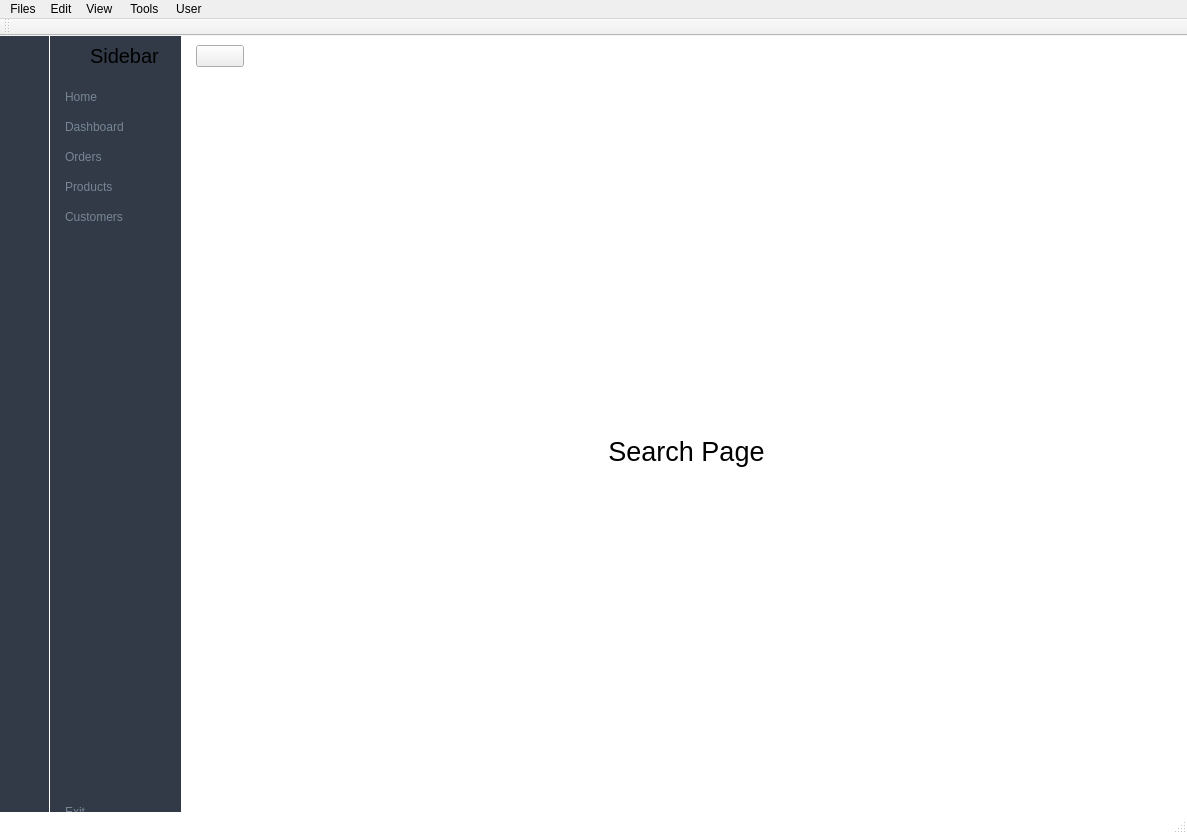
<?xml version="1.0" encoding="UTF-8"?>
<ui version="4.0">
 <class>MainWindow</class>
 <widget class="QMainWindow" name="MainWindow">
  <property name="geometry">
   <rect>
    <x>0</x>
    <y>0</y>
    <width>1187</width>
    <height>834</height>
   </rect>
  </property>
  <property name="windowTitle">
   <string>MainWindow</string>
  </property>
  <property name="styleSheet">
   <string notr="true">/*= Style for mainwindow START
  ==================================================== */
	#MainWindow {
		background-color: #fff;
	}
/*= END
  ==================================================== */

/*= Style for button to change menu style START
  ==================================================== */
	#change_btn {
		padding: 5px;
		border: none;
		width: 30px;
		height: 30px;
	}
/*= END
  ==================================================== */

/*= Style for header widget START
  ==================================================== */
	#widget {
		background-color: #f9fafd;
	}
/*= END
  ==================================================== */

/*= Style for menu with icon only START
  ==================================================== */
  	/* style for widget */
	#icon_only_widget {
		background-color: #313a46;
		width:50px;
	}

    /* style for QPushButton and QLabel */
	#icon_only_widget QPushButton, QLabel {
		height:50px;
		border:none;
		/* border-bottom: 1px solid #b0b0b0; */
	}

	#icon_only_widget QPushButton:hover {
		background-color: rgba( 86, 101, 115, 0.5);
	}

	/* style for logo image */
	#logo_label_1 {
		padding: 5px
	}
/*= END
  ==================================================== */

/*= Style for menu with icon and text START
  ==================================================== */
	/* style for widget */
	#full_menu_widget {
		background-color: #313a46;
	}

	/* style for QPushButton */
	#full_menu_widget QPushButton {
		border:none;
		border-radius: 3px;
		text-align: left;
		padding: 8px 0 8px 15px;
		color: #788596;
	}

	#full_menu_widget QPushButton:hover {
		background-color: rgba( 86, 101, 115, 0.5);
	}

	#full_menu_widget QPushButton:checked {
		color: #fff;
	}

	/* style for logo image */
	#logo_label_2 {
		padding: 5px;
		color: #fff;
	}

	/* style for APP title */
	#logo_label_3 {
		padding-right: 10px;
		color: #fff;
	}
/*= END
  ==================================================== */

/*= Style for search button START
  ==================================================== */
	#search_btn {
		border: none;
	}
/*= END
  ==================================================== */

/*= Style for search input START
  ==================================================== */
	#search_input {
		border: none;
		padding: 5px 10px;
	}

	#search_input:focus {
		background-color: #70B9FE;
	}
/*= END
  ==================================================== */

/*= Style for user information button START
  ==================================================== */
	#user_btn {
		border: none;
	}
/*= END
  ==================================================== */</string>
  </property>
  <widget class="QWidget" name="centralwidget">
   <widget class="QWidget" name="icon_only_widget" native="true">
    <property name="geometry">
     <rect>
      <x>-2</x>
      <y>0</y>
      <width>51</width>
      <height>791</height>
     </rect>
    </property>
    <layout class="QVBoxLayout" name="verticalLayout_6">
     <property name="spacing">
      <number>0</number>
     </property>
     <property name="leftMargin">
      <number>0</number>
     </property>
     <property name="topMargin">
      <number>0</number>
     </property>
     <property name="rightMargin">
      <number>0</number>
     </property>
     <property name="bottomMargin">
      <number>0</number>
     </property>
     <item>
      <layout class="QHBoxLayout" name="horizontalLayout_5">
       <item>
        <widget class="QLabel" name="logo_label_4">
         <property name="minimumSize">
          <size>
           <width>50</width>
           <height>50</height>
          </size>
         </property>
         <property name="maximumSize">
          <size>
           <width>50</width>
           <height>50</height>
          </size>
         </property>
         <property name="text">
          <string/>
         </property>
         <property name="pixmap">
          <pixmap resource="../../../Downloads/Compressed/PyQt5-Video-Book-main/#010_sidebar/resource.qrc">:/icon/icon/Logo.png</pixmap>
         </property>
         <property name="scaledContents">
          <bool>true</bool>
         </property>
        </widget>
       </item>
      </layout>
     </item>
     <item>
      <layout class="QVBoxLayout" name="verticalLayout_7">
       <property name="spacing">
        <number>0</number>
       </property>
       <item>
        <widget class="QPushButton" name="home_btn_3">
         <property name="text">
          <string/>
         </property>
         <property name="icon">
          <iconset resource="../../../Downloads/Compressed/PyQt5-Video-Book-main/#010_sidebar/resource.qrc">
           <normaloff>:/icon/icon/home-4-32.ico</normaloff>
           <normalon>:/icon/icon/home-4-48.ico</normalon>:/icon/icon/home-4-32.ico</iconset>
         </property>
         <property name="iconSize">
          <size>
           <width>20</width>
           <height>20</height>
          </size>
         </property>
         <property name="checkable">
          <bool>true</bool>
         </property>
         <property name="autoExclusive">
          <bool>true</bool>
         </property>
        </widget>
       </item>
       <item>
        <widget class="QPushButton" name="dashborad_btn_3">
         <property name="text">
          <string/>
         </property>
         <property name="icon">
          <iconset resource="../../../Downloads/Compressed/PyQt5-Video-Book-main/#010_sidebar/resource.qrc">
           <normaloff>:/icon/icon/dashboard-5-32.ico</normaloff>
           <normalon>:/icon/icon/dashboard-5-48.ico</normalon>:/icon/icon/dashboard-5-32.ico</iconset>
         </property>
         <property name="iconSize">
          <size>
           <width>20</width>
           <height>20</height>
          </size>
         </property>
         <property name="checkable">
          <bool>true</bool>
         </property>
         <property name="autoExclusive">
          <bool>true</bool>
         </property>
        </widget>
       </item>
       <item>
        <widget class="QPushButton" name="orders_btn_3">
         <property name="text">
          <string/>
         </property>
         <property name="icon">
          <iconset resource="../../../Downloads/Compressed/PyQt5-Video-Book-main/#010_sidebar/resource.qrc">
           <normaloff>:/icon/icon/activity-feed-32.ico</normaloff>
           <normalon>:/icon/icon/activity-feed-48.ico</normalon>:/icon/icon/activity-feed-32.ico</iconset>
         </property>
         <property name="iconSize">
          <size>
           <width>20</width>
           <height>20</height>
          </size>
         </property>
         <property name="checkable">
          <bool>true</bool>
         </property>
         <property name="autoExclusive">
          <bool>true</bool>
         </property>
        </widget>
       </item>
       <item>
        <widget class="QPushButton" name="products_btn_3">
         <property name="text">
          <string/>
         </property>
         <property name="icon">
          <iconset resource="../../../Downloads/Compressed/PyQt5-Video-Book-main/#010_sidebar/resource.qrc">
           <normaloff>:/icon/icon/product-32.ico</normaloff>
           <normalon>:/icon/icon/product-48.ico</normalon>:/icon/icon/product-32.ico</iconset>
         </property>
         <property name="iconSize">
          <size>
           <width>20</width>
           <height>20</height>
          </size>
         </property>
         <property name="checkable">
          <bool>true</bool>
         </property>
         <property name="autoExclusive">
          <bool>true</bool>
         </property>
        </widget>
       </item>
       <item>
        <widget class="QPushButton" name="customers_btn_3">
         <property name="text">
          <string/>
         </property>
         <property name="icon">
          <iconset resource="../../../Downloads/Compressed/PyQt5-Video-Book-main/#010_sidebar/resource.qrc">
           <normaloff>:/icon/icon/group-32.ico</normaloff>
           <normalon>:/icon/icon/group-48.ico</normalon>:/icon/icon/group-32.ico</iconset>
         </property>
         <property name="iconSize">
          <size>
           <width>20</width>
           <height>20</height>
          </size>
         </property>
         <property name="checkable">
          <bool>true</bool>
         </property>
         <property name="autoExclusive">
          <bool>true</bool>
         </property>
        </widget>
       </item>
      </layout>
     </item>
     <item>
      <spacer name="verticalSpacer_3">
       <property name="orientation">
        <enum>Qt::Vertical</enum>
       </property>
       <property name="sizeHint" stdset="0">
        <size>
         <width>20</width>
         <height>375</height>
        </size>
       </property>
      </spacer>
     </item>
     <item>
      <widget class="QPushButton" name="exit_btn_3">
       <property name="text">
        <string/>
       </property>
       <property name="icon">
        <iconset resource="../../../Downloads/Compressed/PyQt5-Video-Book-main/#010_sidebar/resource.qrc">
         <normaloff>:/icon/icon/close-window-64.ico</normaloff>:/icon/icon/close-window-64.ico</iconset>
       </property>
       <property name="iconSize">
        <size>
         <width>20</width>
         <height>20</height>
        </size>
       </property>
      </widget>
     </item>
    </layout>
   </widget>
   <widget class="QWidget" name="widget_3" native="true">
    <property name="geometry">
     <rect>
      <x>196</x>
      <y>0</y>
      <width>981</width>
      <height>791</height>
     </rect>
    </property>
    <layout class="QVBoxLayout" name="verticalLayout_8">
     <property name="spacing">
      <number>0</number>
     </property>
     <property name="leftMargin">
      <number>0</number>
     </property>
     <property name="topMargin">
      <number>0</number>
     </property>
     <property name="rightMargin">
      <number>0</number>
     </property>
     <property name="bottomMargin">
      <number>0</number>
     </property>
     <item>
      <widget class="QWidget" name="widget_2" native="true">
       <property name="minimumSize">
        <size>
         <width>6</width>
         <height>40</height>
        </size>
       </property>
       <property name="maximumSize">
        <size>
         <width>53</width>
         <height>16777215</height>
        </size>
       </property>
       <layout class="QHBoxLayout" name="horizontalLayout_6">
        <property name="spacing">
         <number>0</number>
        </property>
        <property name="leftMargin">
         <number>0</number>
        </property>
        <property name="topMargin">
         <number>0</number>
        </property>
        <property name="rightMargin">
         <number>9</number>
        </property>
        <property name="bottomMargin">
         <number>0</number>
        </property>
        <item alignment="Qt::AlignLeft|Qt::AlignVCenter">
         <widget class="QPushButton" name="change_btn_2">
          <property name="minimumSize">
           <size>
            <width>48</width>
            <height>0</height>
           </size>
          </property>
          <property name="maximumSize">
           <size>
            <width>83</width>
            <height>16777215</height>
           </size>
          </property>
          <property name="text">
           <string/>
          </property>
          <property name="icon">
           <iconset resource="../../../Downloads/Compressed/PyQt5-Video-Book-main/#010_sidebar/resource.qrc">
            <normaloff>:/icon/icon/menu-4-32.ico</normaloff>:/icon/icon/menu-4-32.ico</iconset>
          </property>
          <property name="iconSize">
           <size>
            <width>14</width>
            <height>14</height>
           </size>
          </property>
          <property name="checkable">
           <bool>true</bool>
          </property>
         </widget>
        </item>
       </layout>
      </widget>
     </item>
     <item>
      <widget class="QStackedWidget" name="stackedWidget_2">
       <property name="currentIndex">
        <number>5</number>
       </property>
       <widget class="QWidget" name="page_8">
        <layout class="QGridLayout" name="gridLayout_9">
         <item row="0" column="0">
          <widget class="QLabel" name="label_11">
           <property name="font">
            <font>
             <pointsize>20</pointsize>
            </font>
           </property>
           <property name="text">
            <string>Home Page</string>
           </property>
           <property name="alignment">
            <set>Qt::AlignCenter</set>
           </property>
          </widget>
         </item>
        </layout>
       </widget>
       <widget class="QWidget" name="page_9">
        <layout class="QGridLayout" name="gridLayout_10">
         <item row="0" column="0">
          <widget class="QLabel" name="label_12">
           <property name="font">
            <font>
             <pointsize>20</pointsize>
            </font>
           </property>
           <property name="text">
            <string>Dashboard Page</string>
           </property>
           <property name="alignment">
            <set>Qt::AlignCenter</set>
           </property>
          </widget>
         </item>
        </layout>
       </widget>
       <widget class="QWidget" name="page_10">
        <layout class="QGridLayout" name="gridLayout_11">
         <item row="0" column="0">
          <widget class="QLabel" name="label_13">
           <property name="font">
            <font>
             <pointsize>20</pointsize>
            </font>
           </property>
           <property name="text">
            <string>Orders Page</string>
           </property>
           <property name="alignment">
            <set>Qt::AlignCenter</set>
           </property>
          </widget>
         </item>
        </layout>
       </widget>
       <widget class="QWidget" name="page_11">
        <layout class="QGridLayout" name="gridLayout_12">
         <item row="0" column="0">
          <widget class="QLabel" name="label_14">
           <property name="font">
            <font>
             <pointsize>20</pointsize>
            </font>
           </property>
           <property name="text">
            <string>Product Page</string>
           </property>
           <property name="alignment">
            <set>Qt::AlignCenter</set>
           </property>
          </widget>
         </item>
        </layout>
       </widget>
       <widget class="QWidget" name="page_12">
        <layout class="QGridLayout" name="gridLayout_13">
         <item row="0" column="0">
          <widget class="QLabel" name="label_15">
           <property name="font">
            <font>
             <pointsize>20</pointsize>
            </font>
           </property>
           <property name="text">
            <string>Customers Page</string>
           </property>
           <property name="alignment">
            <set>Qt::AlignCenter</set>
           </property>
          </widget>
         </item>
        </layout>
       </widget>
       <widget class="QWidget" name="page_13">
        <layout class="QGridLayout" name="gridLayout_14">
         <item row="0" column="0">
          <widget class="QLabel" name="label_16">
           <property name="font">
            <font>
             <pointsize>20</pointsize>
            </font>
           </property>
           <property name="text">
            <string>Search Page</string>
           </property>
           <property name="alignment">
            <set>Qt::AlignCenter</set>
           </property>
          </widget>
         </item>
        </layout>
       </widget>
       <widget class="QWidget" name="page_14">
        <layout class="QGridLayout" name="gridLayout_15">
         <item row="0" column="0">
          <widget class="QLabel" name="label_17">
           <property name="font">
            <font>
             <pointsize>20</pointsize>
            </font>
           </property>
           <property name="text">
            <string>User Page</string>
           </property>
           <property name="alignment">
            <set>Qt::AlignCenter</set>
           </property>
          </widget>
         </item>
        </layout>
       </widget>
      </widget>
     </item>
    </layout>
   </widget>
   <widget class="QWidget" name="full_menu_widget" native="true">
    <property name="geometry">
     <rect>
      <x>50</x>
      <y>0</y>
      <width>131</width>
      <height>791</height>
     </rect>
    </property>
    <layout class="QVBoxLayout" name="verticalLayout_9">
     <item>
      <layout class="QHBoxLayout" name="horizontalLayout_8">
       <property name="spacing">
        <number>0</number>
       </property>
       <item>
        <widget class="QLabel" name="logo_label_5">
         <property name="minimumSize">
          <size>
           <width>40</width>
           <height>40</height>
          </size>
         </property>
         <property name="maximumSize">
          <size>
           <width>40</width>
           <height>40</height>
          </size>
         </property>
         <property name="text">
          <string/>
         </property>
         <property name="pixmap">
          <pixmap resource="../../../Downloads/Compressed/PyQt5-Video-Book-main/#010_sidebar/resource.qrc">:/icon/icon/Logo.png</pixmap>
         </property>
         <property name="scaledContents">
          <bool>true</bool>
         </property>
        </widget>
       </item>
       <item>
        <widget class="QLabel" name="logo_label_6">
         <property name="font">
          <font>
           <pointsize>15</pointsize>
          </font>
         </property>
         <property name="text">
          <string>Sidebar</string>
         </property>
        </widget>
       </item>
      </layout>
     </item>
     <item>
      <layout class="QVBoxLayout" name="verticalLayout_10">
       <property name="spacing">
        <number>0</number>
       </property>
       <item>
        <widget class="QPushButton" name="home_btn_4">
         <property name="text">
          <string>Home</string>
         </property>
         <property name="icon">
          <iconset resource="../../../Downloads/Compressed/PyQt5-Video-Book-main/#010_sidebar/resource.qrc">
           <normaloff>:/icon/icon/home-4-32.ico</normaloff>
           <normalon>:/icon/icon/home-4-48.ico</normalon>:/icon/icon/home-4-32.ico</iconset>
         </property>
         <property name="iconSize">
          <size>
           <width>14</width>
           <height>14</height>
          </size>
         </property>
         <property name="checkable">
          <bool>true</bool>
         </property>
         <property name="autoExclusive">
          <bool>true</bool>
         </property>
        </widget>
       </item>
       <item>
        <widget class="QPushButton" name="dashborad_btn_4">
         <property name="text">
          <string>Dashboard</string>
         </property>
         <property name="icon">
          <iconset resource="../../../Downloads/Compressed/PyQt5-Video-Book-main/#010_sidebar/resource.qrc">
           <normaloff>:/icon/icon/dashboard-5-32.ico</normaloff>
           <normalon>:/icon/icon/dashboard-5-48.ico</normalon>:/icon/icon/dashboard-5-32.ico</iconset>
         </property>
         <property name="iconSize">
          <size>
           <width>14</width>
           <height>14</height>
          </size>
         </property>
         <property name="checkable">
          <bool>true</bool>
         </property>
         <property name="autoExclusive">
          <bool>true</bool>
         </property>
        </widget>
       </item>
       <item>
        <widget class="QPushButton" name="orders_btn_4">
         <property name="text">
          <string>Orders</string>
         </property>
         <property name="icon">
          <iconset resource="../../../Downloads/Compressed/PyQt5-Video-Book-main/#010_sidebar/resource.qrc">
           <normaloff>:/icon/icon/activity-feed-32.ico</normaloff>
           <normalon>:/icon/icon/activity-feed-48.ico</normalon>:/icon/icon/activity-feed-32.ico</iconset>
         </property>
         <property name="iconSize">
          <size>
           <width>14</width>
           <height>14</height>
          </size>
         </property>
         <property name="checkable">
          <bool>true</bool>
         </property>
         <property name="autoExclusive">
          <bool>true</bool>
         </property>
        </widget>
       </item>
       <item>
        <widget class="QPushButton" name="products_btn_4">
         <property name="text">
          <string>Products</string>
         </property>
         <property name="icon">
          <iconset resource="../../../Downloads/Compressed/PyQt5-Video-Book-main/#010_sidebar/resource.qrc">
           <normaloff>:/icon/icon/product-32.ico</normaloff>
           <normalon>:/icon/icon/product-48.ico</normalon>:/icon/icon/product-32.ico</iconset>
         </property>
         <property name="iconSize">
          <size>
           <width>14</width>
           <height>14</height>
          </size>
         </property>
         <property name="checkable">
          <bool>true</bool>
         </property>
         <property name="autoExclusive">
          <bool>true</bool>
         </property>
        </widget>
       </item>
       <item>
        <widget class="QPushButton" name="customers_btn_4">
         <property name="text">
          <string>Customers</string>
         </property>
         <property name="icon">
          <iconset resource="../../../Downloads/Compressed/PyQt5-Video-Book-main/#010_sidebar/resource.qrc">
           <normaloff>:/icon/icon/group-32.ico</normaloff>
           <normalon>:/icon/icon/group-48.ico</normalon>:/icon/icon/group-32.ico</iconset>
         </property>
         <property name="iconSize">
          <size>
           <width>14</width>
           <height>14</height>
          </size>
         </property>
         <property name="checkable">
          <bool>true</bool>
         </property>
         <property name="autoExclusive">
          <bool>true</bool>
         </property>
        </widget>
       </item>
      </layout>
     </item>
     <item>
      <spacer name="verticalSpacer_4">
       <property name="orientation">
        <enum>Qt::Vertical</enum>
       </property>
       <property name="sizeHint" stdset="0">
        <size>
         <width>20</width>
         <height>373</height>
        </size>
       </property>
      </spacer>
     </item>
     <item>
      <widget class="QPushButton" name="exit_btn_4">
       <property name="text">
        <string>Exit</string>
       </property>
       <property name="icon">
        <iconset resource="../../../Downloads/Compressed/PyQt5-Video-Book-main/#010_sidebar/resource.qrc">
         <normaloff>:/icon/icon/close-window-64.ico</normaloff>:/icon/icon/close-window-64.ico</iconset>
       </property>
       <property name="iconSize">
        <size>
         <width>14</width>
         <height>14</height>
        </size>
       </property>
      </widget>
     </item>
    </layout>
   </widget>
  </widget>
  <widget class="QMenuBar" name="menubar">
   <property name="geometry">
    <rect>
     <x>0</x>
     <y>0</y>
     <width>1187</width>
     <height>22</height>
    </rect>
   </property>
   <widget class="QMenu" name="menuFiles">
    <property name="title">
     <string>Files</string>
    </property>
    <addaction name="actionmain"/>
    <addaction name="actionRefresh"/>
    <addaction name="actionImport_Restore_Backup"/>
    <addaction name="actionExport_Save_As"/>
    <addaction name="actionPrint"/>
    <addaction name="separator"/>
    <addaction name="action_Exit_2"/>
   </widget>
   <widget class="QMenu" name="menuEdit">
    <property name="title">
     <string>Edit</string>
    </property>
    <addaction name="actionEdit_Patient"/>
    <addaction name="separator"/>
    <addaction name="actionDelete"/>
    <addaction name="separator"/>
    <addaction name="actionClear_Fields"/>
   </widget>
   <widget class="QMenu" name="menuPrint">
    <property name="title">
     <string>View </string>
    </property>
    <addaction name="actionToggle_Sidebar"/>
    <addaction name="actionToggle_Theme"/>
    <addaction name="actionShow_Dashboard_Widgets"/>
   </widget>
   <widget class="QMenu" name="menuTools">
    <property name="title">
     <string>Tools </string>
    </property>
    <addaction name="actionWhatsApp_Automation"/>
    <addaction name="actionInventory_Report"/>
   </widget>
   <widget class="QMenu" name="menuUser">
    <property name="title">
     <string>User </string>
    </property>
    <addaction name="actionChange_Password"/>
    <addaction name="separator"/>
    <addaction name="action_Logout"/>
   </widget>
   <addaction name="menuFiles"/>
   <addaction name="menuEdit"/>
   <addaction name="menuPrint"/>
   <addaction name="menuTools"/>
   <addaction name="menuUser"/>
  </widget>
  <widget class="QStatusBar" name="statusbar"/>
  <widget class="QToolBar" name="toolBar">
   <property name="windowTitle">
    <string>toolBar</string>
   </property>
   <attribute name="toolBarArea">
    <enum>TopToolBarArea</enum>
   </attribute>
   <attribute name="toolBarBreak">
    <bool>false</bool>
   </attribute>
  </widget>
  <action name="actionmain">
   <property name="text">
    <string>main</string>
   </property>
  </action>
  <action name="actionRefresh">
   <property name="text">
    <string>Refresh</string>
   </property>
  </action>
  <action name="actionImport_Restore_Backup">
   <property name="text">
    <string>Import/Restore Backup</string>
   </property>
  </action>
  <action name="actionExport_Save_As">
   <property name="text">
    <string>Export/Save As</string>
   </property>
  </action>
  <action name="actionPrint">
   <property name="text">
    <string>Print</string>
   </property>
  </action>
  <action name="action_Exit">
   <property name="text">
    <string> Exit</string>
   </property>
  </action>
  <action name="action_Exit_2">
   <property name="text">
    <string> Exit</string>
   </property>
  </action>
  <action name="actionEdit_Patient">
   <property name="text">
    <string>Edit Patient</string>
   </property>
  </action>
  <action name="actionDelete">
   <property name="text">
    <string>Delete</string>
   </property>
  </action>
  <action name="actionClear_Fields">
   <property name="text">
    <string>Clear Fields</string>
   </property>
  </action>
  <action name="actionToggle_Sidebar">
   <property name="text">
    <string>Toggle Sidebar</string>
   </property>
  </action>
  <action name="actionToggle_Theme">
   <property name="text">
    <string>Toggle Theme</string>
   </property>
  </action>
  <action name="actionShow_Dashboard_Widgets">
   <property name="text">
    <string>Show Dashboard Widgets</string>
   </property>
  </action>
  <action name="actionWhatsApp_Automation">
   <property name="text">
    <string>WhatsApp Automation</string>
   </property>
  </action>
  <action name="actionInventory_Report">
   <property name="text">
    <string>Inventory Report</string>
   </property>
  </action>
  <action name="actionChange_Password">
   <property name="text">
    <string>Change Password</string>
   </property>
  </action>
  <action name="action_Logout">
   <property name="text">
    <string> Logout</string>
   </property>
  </action>
 </widget>
 <resources>
  <include location="../../../Downloads/Compressed/PyQt5-Video-Book-main/#010_sidebar/resource.qrc"/>
 </resources>
 <connections/>
</ui>
